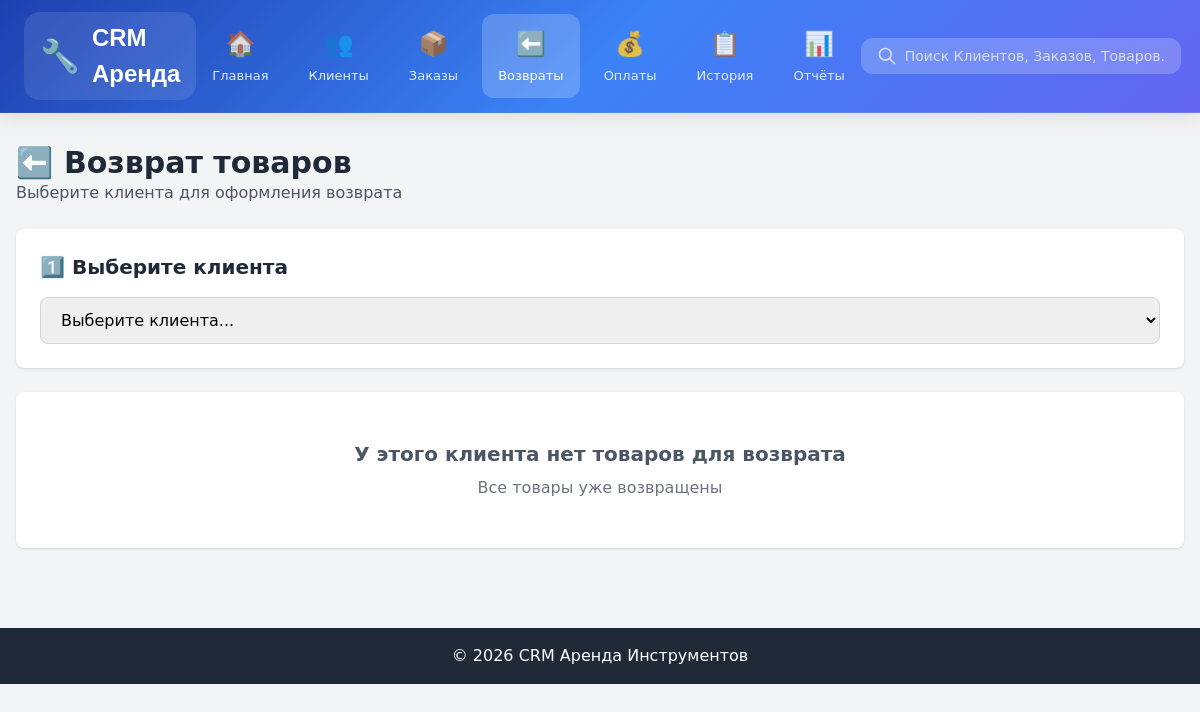
The page /rental/returns/?client_id=3 (signed in) on the database as committed earlier.
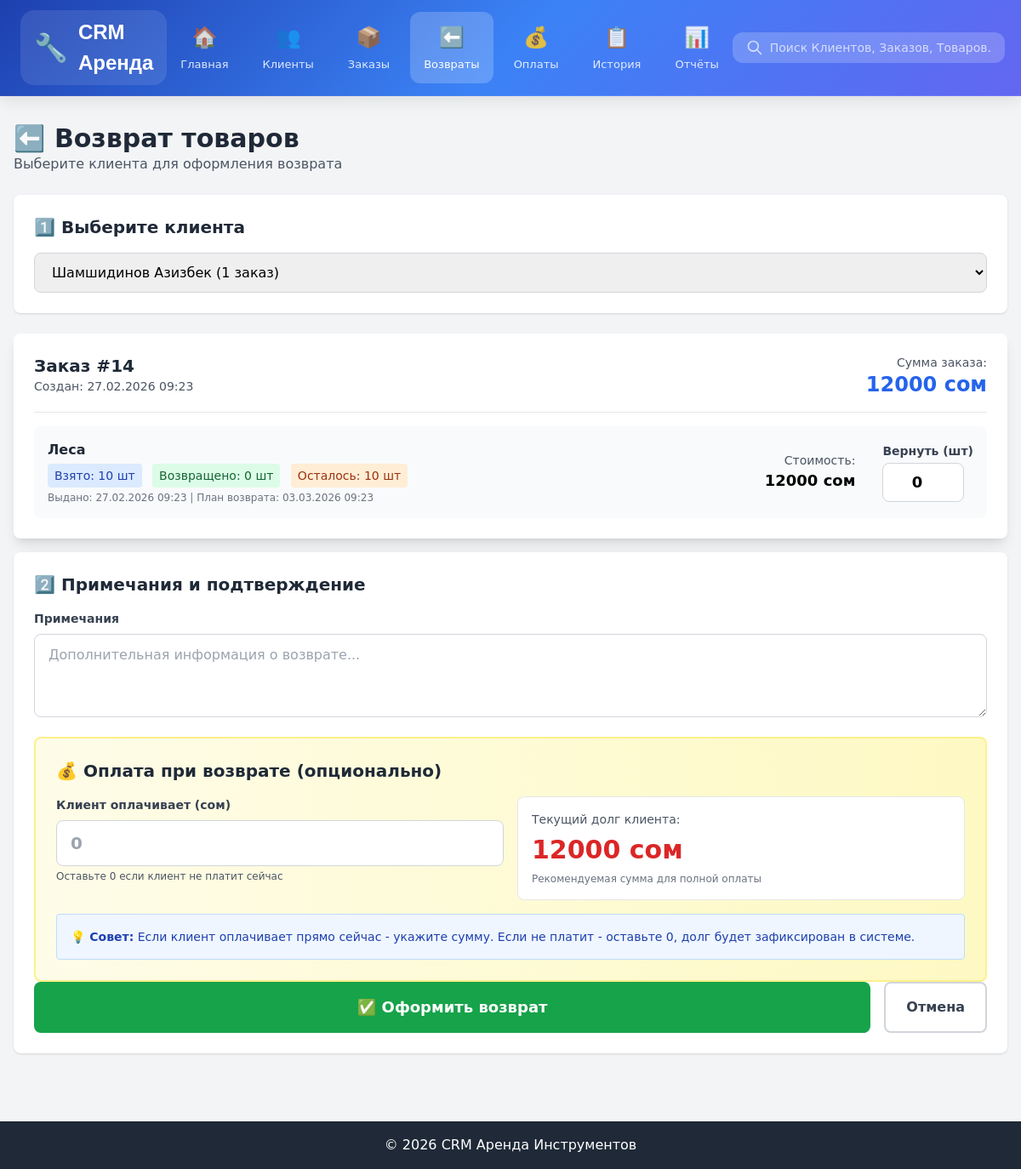
The same page on the database as committed later.
### apps/inventory/models.py (models this page shows, shortened)
class Product(models.Model):
    name = models.CharField('Название', max_length=200)
    category = models.ForeignKey(Category, on_delete=models.PROTECT, related_name='products')
    quantity_total = models.PositiveIntegerField('Всего', default=0)
    quantity_available = models.PositiveIntegerField('Доступно', default=0)
    price_per_day = models.DecimalField('Цена/день', max_digits=10, decimal_places=2)
    price_per_hour = models.DecimalField('Цена/час', max_digits=10, decimal_places=2, default=0)
    is_active = models.BooleanField('Активен', default=True)
    class Meta:
        verbose_name = 'Товар'
        verbose_name_plural = 'Товары'

### apps/clients/models.py (models this page shows, shortened)
class Client(models.Model):
    last_name = models.CharField('Фамилия', max_length=100)
    first_name = models.CharField('Имя', max_length=100)
    middle_name = models.CharField('Отчество', max_length=100, blank=True)
    passport_front = models.ImageField('Паспорт (лицевая)', upload_to=passport_front_path)
    passport_back = models.ImageField('Паспорт (обратная)', upload_to=passport_back_path)
    telegram_id = models.CharField(max_length=50, blank=True, null=True, verbose_name='Telegram ID')
    created_at = models.DateTimeField('Дата регистрации', auto_now_add=True)
    updated_at = models.DateTimeField('Дата обновления', auto_now=True)
    class Meta:
        verbose_name = 'Клиент'
        verbose_name_plural = 'Клиенты'
        ordering = ['-created_at']
    def get_full_name(self):
        return f"{self.last_name} {self.first_name} {self.middle_name}".strip()
    def get_total_paid(self):
        total = self.payments.aggregate(total=Sum('amount'))['total']
        return float(total or 0)
    def get_total_debt(self):
        total = 0
        for order in self.rental_orders.all():
            total += float(order.get_current_total())
        return total
    def get_wallet_balance(self):
        return self.get_total_paid() - self.get_total_debt()
    def get_debt(self):
        balance = self.get_wallet_balance()
        return abs(balance) if balance < 0 else 0

### apps/rental/models.py (models this page shows, shortened)
class RentalOrder(models.Model):
    STATUS_CHOICES = [
        ('open', 'Открыт'),
        ('closed', 'Закрыт'),
    ]
    client = models.ForeignKey(Client, on_delete=models.CASCADE, related_name='rental_orders', verbose_name='Клиент')
    created_at = models.DateTimeField('Дата создания', auto_now_add=True)
    status = models.CharField('Статус', max_length=20, choices=STATUS_CHOICES, default='open')
    notes = models.TextField('Примечания', blank=True)
    order_number = models.PositiveIntegerField(
        verbose_name='Номер заказа клиента',
        help_text='Порядковый номер заказа для этого клиента (#1, #2, #3...)',
        null=True,
        blank=True
    )
    order_code = models.CharField(
        max_length=50,
        verbose_name='Код заказа',
        help_text='Уникальный код заказа (ФИО-1, ФИО-2...)',
        blank=True,
        db_index=True
    )
    class Meta:
        verbose_name = 'Заказ аренды'
        verbose_name_plural = 'Заказы аренды'
        ordering = ['-created_at']
    def get_current_total(self):
        total = Decimal('0')
        for item in self.items.all():
            total += item.get_actual_cost()
        return total

class OrderItem(models.Model):
    order = models.ForeignKey(RentalOrder, on_delete=models.CASCADE, related_name='items', verbose_name='Заказ')
    product = models.ForeignKey(Product, on_delete=models.PROTECT, verbose_name='Товар')
    quantity_taken = models.PositiveIntegerField('Взято штук')
    quantity_returned = models.PositiveIntegerField('Возвращено штук', default=0)
    quantity_remaining = models.PositiveIntegerField('Осталось штук')
    issued_date = models.DateTimeField('Дата выдачи')
    planned_return_date = models.DateTimeField('Планируемая дата возврата')
    rental_days = models.PositiveIntegerField('Дней аренды', default=1)
    rental_hours = models.PositiveIntegerField('Часов аренды', default=0)
    price_per_day = models.DecimalField('Цена/день', max_digits=10, decimal_places=2)
    price_per_hour = models.DecimalField('Цена/час', max_digits=10, decimal_places=2, default=0)
    original_total_cost = models.DecimalField('Изначальная стоимость', max_digits=10, decimal_places=2)
    current_total_cost = models.DecimalField('Текущая стоимость', max_digits=10, decimal_places=2)
    actual_cost = models.DecimalField('Фактическая стоимость', max_digits=10, decimal_places=2, null=True, blank=True)
    class Meta:
        verbose_name = 'Товар в заказе'
        verbose_name_plural = 'Товары в заказе'
    def get_actual_cost(self):
        now = timezone.now()
        base_cost = Decimal(str(self.original_total_cost))
        if self.quantity_remaining == 0:
            return base_cost
        if self.planned_return_date >= now:
            return base_cost
        overdue_time = now - self.planned_return_date
        overdue_days = overdue_time.days
        overdue_hours = overdue_time.seconds // 3600
        price_per_day = Decimal(str(self.price_per_day))
        if overdue_time.total_seconds() < 86400:
            overdue_cost = (price_per_day / 24) * Decimal(str(overdue_hours)) * Decimal(str(self.quantity_remaining))
        else:
            overdue_cost = price_per_day * Decimal(str(overdue_days)) * Decimal(str(self.quantity_remaining))
        return base_cost + overdue_cost

### apps/main/views.py (the view, shortened to what this page needs)
# urls.py: path('rental/returns/', views.returns_page, name='returns_page'),
@login_required
def returns_page(request):
    clients_with_orders = []
    for client in Client.objects.all():
        active_orders = client.rental_orders.filter(status='open')
        if active_orders.exists():
            has_items = False
            for order in active_orders:
                if order.items.filter(quantity_remaining__gt=0).exists():
                    has_items = True
                    break
            if has_items:
                clients_with_orders.append({
                    'id': client.id,
                    'get_full_name': client.get_full_name(),
                    'active_count': active_orders.count(),
                    'balance': int(client.get_wallet_balance()),
                })
    client_id = request.GET.get('client_id')
    selected_orders = []
    selected_client = None
    if client_id:
        try:
            selected_client = Client.objects.get(id=client_id)
            for order in selected_client.rental_orders.filter(status='open'):
                items_data = []
                for item in order.items.filter(quantity_remaining__gt=0):
                    items_data.append({
                        'id': item.id,
                        'product_name': item.product.name,
                        'quantity_taken': item.quantity_taken,
                        'quantity_returned': item.quantity_returned,
                        'quantity_remaining': item.quantity_remaining,
                        'issued_date': item.issued_date.strftime('%d.%m.%Y %H:%M'),
                        'planned_return_date': item.planned_return_date.strftime('%d.%m.%Y %H:%M'),
                        'current_total_cost': float(item.current_total_cost),
                    })
                if items_data:
                    selected_orders.append({
                        'id': order.id,
                        'created_at': order.created_at.strftime('%d.%m.%Y %H:%M'),
                        'total': float(order.get_current_total()),
                        'items': items_data,
                    })
        except Client.DoesNotExist:
            pass
    context = {
        'clients_with_orders': clients_with_orders,
        'selected_orders': selected_orders,
        'selected_client_id': client_id,
        'selected_client': selected_client,
    }
    return render(request, 'rental/returns.html', context)

### apps/company/models.py (called while the page is built)
    @classmethod
    def get_company(cls):
        company, created = cls.objects.get_or_create(
            pk=1,
            defaults={
                'company_name': 'Моя компания',
                'currency': 'сом',
            }
        )
        return company

### apps/main/context_processors.py (called while the page is built)
def company_context(request):
    from apps.company.models import CompanyProfile
    company = CompanyProfile.get_company()
    return {
        'company': company,
    }

### templates/rental/returns.html (shortened to what the changed rows need)
{% extends 'base.html' %}
{% block content %}
<div class="space-y-6">
    <div>
        <h1 class="text-3xl font-bold text-gray-800">⬅️ Возврат товаров</h1>
    </div>
    <div class="bg-white rounded-lg shadow p-6">
        <h2 class="text-xl font-bold text-gray-800 mb-4">1️⃣ Выберите клиента</h2>
        <form method="get" class="flex gap-4">
            <select
                name="client_id"
                onchange="this.form.submit()"
                class="flex-1 px-4 py-3 border border-gray-300 rounded-lg focus:ring-2 focus:ring-blue-500"
            >
                <option value="">Выберите клиента...</option>
                {% for client in clients_with_orders %}
                <option
                    value="{{ client.id }}"
                    {% if selected_client_id == client.id|stringformat:"s" %}selected{% endif %}
                >
                    {{ client.get_full_name }} ({{ client.active_count }} заказ{{ client.active_count|pluralize:",,ов" }})
                </option>
                {% endfor %}
            </select>
        </form>
    </div>
    {% if selected_orders %}
    <form method="post" class="space-y-4">
        {% for order in selected_orders %}
        <div class="bg-white rounded-lg shadow-lg p-6">
            <div class="flex justify-between items-start mb-4 pb-4 border-b">
                <div>
                    <h2 class="text-xl font-bold text-gray-800">Заказ #{{ order.id }}</h2>
                    <p class="text-sm text-gray-600">Создан: {{ order.created_at }}</p>
                </div>
                <div class="text-right">
                    <p class="text-sm text-gray-600">Сумма заказа:</p>
                    <p class="text-2xl font-bold text-blue-600">{{ order.total|floatformat:0 }} сом</p>
                </div>
            </div>
            <div class="space-y-3">
                {% for item in order.items %}
                <div class="flex items-center gap-4 p-4 bg-gray-50 rounded-lg">
                    <div class="flex-1">
                        <p class="font-bold text-gray-800">{{ item.product_name }}</p>
                        <div class="text-sm text-gray-600 mt-1 space-x-2">
                            <span class="inline-block px-2 py-1 bg-blue-100 text-blue-800 rounded">
                                Взято: {{ item.quantity_taken }} шт
                            </span>
                            <span class="inline-block px-2 py-1 bg-green-100 text-green-800 rounded">
                                Возвращено: {{ item.quantity_returned }} шт
                            </span>
                            <span class="inline-block px-2 py-1 bg-orange-100 text-orange-800 rounded">
                                Осталось: {{ item.quantity_remaining }} шт
                            </span>
                        </div>
                        <p class="text-xs text-gray-500 mt-1">
                            Выдано: {{ item.issued_date }} | План возврата: {{ item.planned_return_date }}
                        </p>
                    </div>
                    <div class="text-right mr-4">
                        <p class="text-sm text-gray-600">Стоимость:</p>
                        <p class="font-bold text-lg">{{ item.current_total_cost|floatformat:0 }} сом</p>
                    </div>
                    <div>
                        <label class="block text-sm font-semibold text-gray-700 mb-1">
                            Вернуть (шт)
                        </label>
                        <input
                            type="number"
                            name="return_{{ item.id }}"
                            min="0"
                            max="{{ item.quantity_remaining }}"
                            value="0"
                            class="w-24 px-3 py-2 border border-gray-300 rounded-lg focus:ring-2 focus:ring-blue-500 text-center font-bold text-lg"
                        />
                    </div>
                </div>
                {% endfor %}
            </div>
        </div>
        {% endfor %}
        <div class="bg-white rounded-lg shadow p-6">
            <h2 class="text-xl font-bold text-gray-800 mb-4">2️⃣ Примечания и подтверждение</h2>
            <div class="mb-4">
                <label class="block text-sm font-semibold text-gray-700 mb-2">
                    Примечания
                </label>
                <textarea
                    name="notes"
                    rows="3"
                    class="w-full px-4 py-3 border border-gray-300 rounded-lg focus:ring-2 focus:ring-blue-500"
                    placeholder="Дополнительная информация о возврате..."
                ></textarea>
            </div>
<div class="bg-gradient-to-r from-yellow-50 to-yellow-100 rounded-lg p-6 border-2 border-yellow-200">
    <h2 class="text-xl font-bold text-gray-800 mb-4">💰 Оплата при возврате (опционально)</h2>
    <div class="grid grid-cols-2 gap-4">
        <div>
            <label class="block text-sm font-semibold text-gray-700 mb-2">
                Клиент оплачивает (сом)
            </label>
            <input
                type="number"
                name="payment_amount"
                min="0"
                step="1"
                placeholder="0"
                class="w-full px-4 py-3 border border-gray-300 rounded-lg focus:ring-2 focus:ring-yellow-500 text-xl font-bold"
            />
            <p class="text-xs text-gray-600 mt-1">Оставьте 0 если клиент не платит сейчас</p>
        </div>
        {% if selected_client %}
        <div class="bg-white rounded-lg p-4 border border-gray-200">
            <p class="text-sm text-gray-600 mb-2">Текущий долг клиента:</p>
            <p class="text-3xl font-bold {% if selected_client.get_debt > 0 %}text-red-600{% else %}text-green-600{% endif %}">
                {{ selected_client.get_debt|floatformat:0 }} сом
            </p>
            {% if selected_client.get_debt > 0 %}
            <p class="text-xs text-gray-500 mt-2">Рекомендуемая сумма для полной оплаты</p>
            {% endif %}
        </div>
        {% endif %}
    </div>
    <div class="mt-4 p-4 bg-blue-50 rounded border border-blue-200">
        <p class="text-sm text-blue-800">
            <strong>💡 Совет:</strong> Если клиент оплачивает прямо сейчас - укажите сумму.
            Если не платит - оставьте 0, долг будет зафиксирован в системе.
        </p>
    </div>
</div>
            <div class="flex gap-4">
                <button
                    type="submit"
                    class="flex-1 bg-green-600 text-white px-6 py-4 rounded-lg hover:bg-green-700 transition font-bold text-lg"
                >
                    ✅ Оформить возврат
                </button>
                <a
                    href="/"
                    class="px-6 py-4 border-2 border-gray-300 rounded-lg hover:bg-gray-50 transition font-semibold text-gray-700"
                >
                    Отмена
                </a>
            </div>
        </div>
    </form>
    {% elif selected_client_id %}
    <div class="bg-white rounded-lg shadow p-12 text-center">
        <p class="text-xl font-semibold text-gray-600 mb-2">У этого клиента нет товаров для возврата</p>
        <p class="text-gray-500">Все товары уже возвращены</p>
    </div>
    {% endif %}
</div>
{% endblock %}

Rows that differ between the two databases and show on the page:
now on this page (row edited): Product: product_name "Леса"
now on this page (row unchanged): Client: get_debt "12000"
Other text that changed with them:
form field client_id: "Выберите клиента..." → "Шамшидинов Азизбек (1 заказ)"
new list line: "Заказ # 14 Создан: 27.02.2026 09:23 Сумма заказа: 12000 сом Взято: 10 шт Возвращено: 0 шт Осталось: 10 шт Выдано: 27.02.2026 09:23 | План возврата: 03.03.2026 09:23 Стоимость: 12000 сом Вернуть (шт) 0"
text no longer shown: "У этого клиента нет товаров для возврата Все товары уже возвращены"
text now shown: "2️⃣ Примечания и подтверждение Примечания 💰 Оплата при возврате (опционально) Клиент оплачивает (сом) Оставьте 0 если клиент не платит сейчас Текущий долг клиента: сом Рекомендуемая сумма для полной оплаты 💡 Совет: Если клиент оплачивает прямо сейчас - укажите сумму. Если не платит - оставьте 0, долг будет зафиксирован в системе. ✅ Оформить возврат Отмена"
